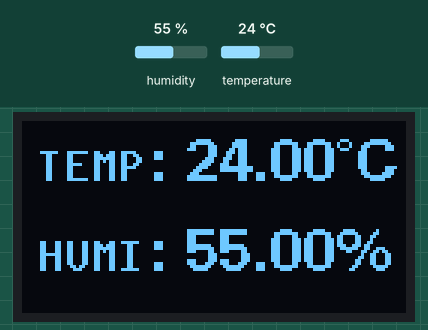
Recording of a sketch running on a simulated Arduino Uno, built with avr-gcc and run on an emulated ATmega328P. On the bench: 128×64 one-colour display. Inputs (shaded band) come from the test bench; at power-on: humidity 55 %, temperature 24 °C.

Above: at 8.4 s.

The sketch:

OLED_TEMP.ino
```cpp
#include <U8glib.h>
#include <Wire.h>
#include <DHT11.h>

int pin = 3;
DHT11 dht11(pin);

U8GLIB_SSD1306_128X64 u8g(U8G_I2C_OPT_NONE);

void setup() {
  Wire.begin();
}

void loop() {
  float temperature, humidity;

  getDHTData(&temperature, &humidity);

  u8g.firstPage();
  do {
    u8g.setFont(u8g_font_9x18B);
    u8g.setPrintPos(5, 20);
    u8g.print("TEMP");
    u8g.setFont(u8g_font_fub14);

    u8g.print(": ");
    u8g.print(temperature);
    u8g.print("\xb0""C");

    u8g.setFont(u8g_font_9x18B);
    u8g.setPrintPos(5, 50);
    u8g.print("HUMI");
    u8g.setFont(u8g_font_fub14);

    u8g.print(": ");
    u8g.print(humidity);
    u8g.print("%");

    delay(1000);
  } while(u8g.nextPage());
}

void getDHTData(float *temperature, float *humidity) {
  int i;
  float temp, humi;
  if((i = dht11.read(humi,temp)) == 0){
      Serial.print(temp);
      Serial.println(humi);
       *temperature = temp;
       *humidity = humi;
    }
}
```
